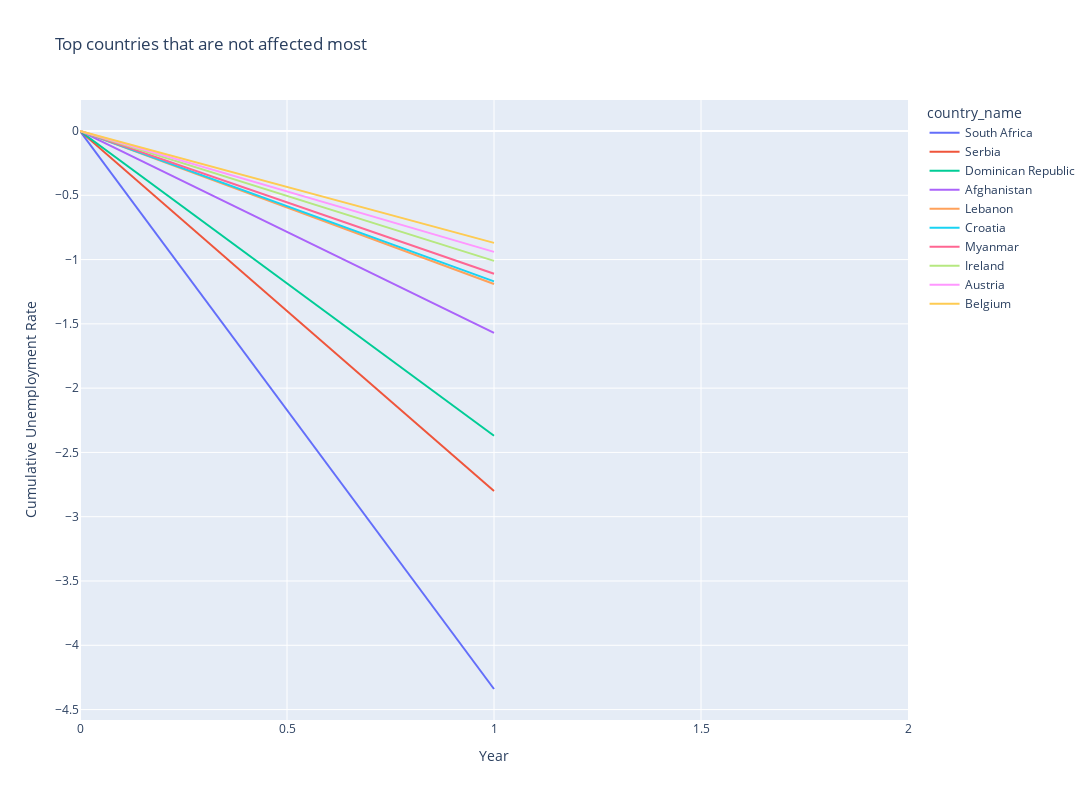

Notebook code for this chart:
### Code cell
#retrieving countries through sub-regions

countries=[]
sub_regions=[]
for i in data_first_10['sub_region'].unique():
    countries.append(data_first_10[data_first_10['sub_region']==i]['country_name'])
    sub_regions.append(i)

#for i in range(len(sub_regions)):
for i in range(len(sub_regions)):
    fig = px.line(data_first10[countries[i]],title = 'Top countries that are not affected most',
                  labels={'index':'Year','value':'Cumulative Unemployment Rate'},
                  height=800,width=1400
                  )
    fig.show()

### Figure 1 — Plotly figure (JSON) as saved in the notebook; plotly's stock layout.template omitted (floating-point values rounded to 4 significant figures)
{"data": [{"hovertemplate": "country_name=South Africa<br>Year=%{x}<br>Cumulative Unemployment Rate=%{y}<extra></extra>", "legendgroup": "South Africa", "line": {"color": "#636efa", "dash": "solid"}, "marker": {"symbol": "circle"}, "mode": "lines", "name": "South Africa", "orientation": "v", "showlegend": true, "type": "scatter", "x": [0, 1, 2], "xaxis": "x", "y": [0, -4.34, "world"], "yaxis": "y"}, {"hovertemplate": "country_name=Serbia<br>Year=%{x}<br>Cumulative Unemployment Rate=%{y}<extra></extra>", "legendgroup": "Serbia", "line": {"color": "#EF553B", "dash": "solid"}, "marker": {"symbol": "circle"}, "mode": "lines", "name": "Serbia", "orientation": "v", "showlegend": true, "type": "scatter", "x": [0, 1, 2], "xaxis": "x", "y": [0, -2.8, "world"], "yaxis": "y"}, {"hovertemplate": "country_name=Dominican Republic<br>Year=%{x}<br>Cumulative Unemployment Rate=%{y}<extra></extra>", "legendgroup": "Dominican Republic", "line": {"color": "#00cc96", "dash": "solid"}, "marker": {"symbol": "circle"}, "mode": "lines", "name": "Dominican Republic", "orientation": "v", "showlegend": true, "type": "scatter", "x": [0, 1, 2], "xaxis": "x", "y": [0, -2.37, "world"], "yaxis": "y"}, {"hovertemplate": "country_name=Afghanistan<br>Year=%{x}<br>Cumulative Unemployment Rate=%{y}<extra></extra>", "legendgroup": "Afghanistan", "line": {"color": "#ab63fa", "dash": "solid"}, "marker": {"symbol": "circle"}, "mode": "lines", "name": "Afghanistan", "orientation": "v", "showlegend": true, "type": "scatter", "x": [0, 1, 2], "xaxis": "x", "y": [0, -1.57, "world"], "yaxis": "y"}, {"hovertemplate": "country_name=Lebanon<br>Year=%{x}<br>Cumulative Unemployment Rate=%{y}<extra></extra>", "legendgroup": "Lebanon", "line": {"color": "#FFA15A", "dash": "solid"}, "marker": {"symbol": "circle"}, "mode": "lines", "name": "Lebanon", "orientation": "v", "showlegend": true, "type": "scatter", "x": [0, 1, 2], "xaxis": "x", "y": [0, -1.19, "world"], "yaxis": "y"}, {"hovertemplate": "country_name=Croatia<br>Year=%{x}<br>Cumulative Unemployment Rate=%{y}<extra></extra>", "legendgroup": "Croatia", "line": {"color": "#19d3f3", "dash": "solid"}, "marker": {"symbol": "circle"}, "mode": "lines", "name": "Croatia", "orientation": "v", "showlegend": true, "type": "scatter", "x": [0, 1, 2], "xaxis": "x", "y": [0, -1.17, "world"], "yaxis": "y"}, {"hovertemplate": "country_name=Myanmar<br>Year=%{x}<br>Cumulative Unemployment Rate=%{y}<extra></extra>", "legendgroup": "Myanmar", "line": {"color": "#FF6692", "dash": "solid"}, "marker": {"symbol": "circle"}, "mode": "lines", "name": "Myanmar", "orientation": "v", "showlegend": true, "type": "scatter", "x": [0, 1, 2], "xaxis": "x", "y": [0, -1.11, "world"], "yaxis": "y"}, {"hovertemplate": "country_name=Ireland<br>Year=%{x}<br>Cumulative Unemployment Rate=%{y}<extra></extra>", "legendgroup": "Ireland", "line": {"color": "#B6E880", "dash": "solid"}, "marker": {"symbol": "circle"}, "mode": "lines", "name": "Ireland", "orientation": "v", "showlegend": true, "type": "scatter", "x": [0, 1, 2], "xaxis": "x", "y": [0, -1.01, "world"], "yaxis": "y"}, {"hovertemplate": "country_name=Austria<br>Year=%{x}<br>Cumulative Unemployment Rate=%{y}<extra></extra>", "legendgroup": "Austria", "line": {"color": "#FF97FF", "dash": "solid"}, "marker": {"symbol": "circle"}, "mode": "lines", "name": "Austria", "orientation": "v", "showlegend": true, "type": "scatter", "x": [0, 1, 2], "xaxis": "x", "y": [0, -0.94, "world"], "yaxis": "y"}, {"hovertemplate": "country_name=Belgium<br>Year=%{x}<br>Cumulative Unemployment Rate=%{y}<extra></extra>", "legendgroup": "Belgium", "line": {"color": "#FECB52", "dash": "solid"}, "marker": {"symbol": "circle"}, "mode": "lines", "name": "Belgium", "orientation": "v", "showlegend": true, "type": "scatter", "x": [0, 1, 2], "xaxis": "x", "y": [0, -0.87, "world"], "yaxis": "y"}], "layout": {"height": 800, "legend": {"title": {"text": "country_name"}, "tracegroupgap": 0}, "title": {"text": "Top countries that are not affected most"}, "width": 1400, "xaxis": {"anchor": "y", "domain": [0, 1], "title": {"text": "Year"}}, "yaxis": {"anchor": "x", "domain": [0, 1], "title": {"text": "Cumulative Unemployment Rate"}}}}
